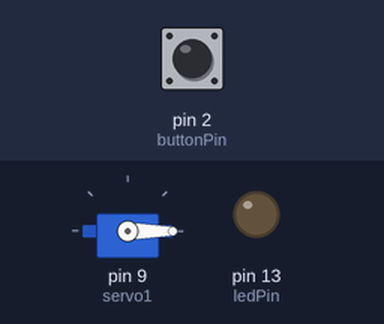
A sketch run on a simulated Arduino Uno, built with avr-gcc and run on an emulated ATmega328P. Shown: servo, output pins drawn as LEDs (lit = HIGH). The test bench sets the inputs (shaded band); at power-on: pin 2 (buttonPin) HIGH.

Above: at 6.8 s.
6.9 s: pin 2 (buttonPin) pulled LOW for 3 s
At 9.12 s:
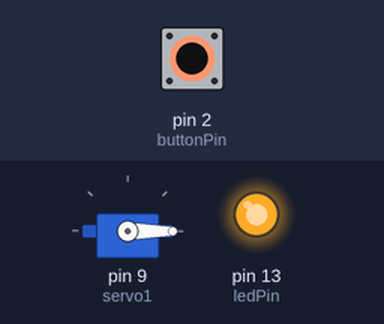
Timing chart, 0 to 15.3 s (numbered marks = the images above; inputs shaded):
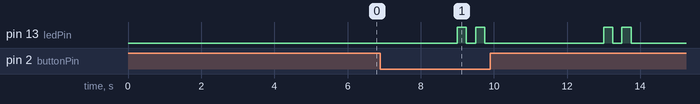

Measured:
- after the input at 6.9 s, pin 13 (ledPin): LOW → HIGH after 2.1 s, → LOW 0.25 s later, → HIGH 0.25 s later, → LOW 0.25 s later, … (8 changes in this stretch)

The sketch:

dogFeeder.ino
```cpp
#include <Servo.h> // servo library

const int buttonPin = 2;  // pushbutton 1 pin
const int ledPin =  13;    // LED pin
const int servoPin = 9;    // servo pin (hopefully)

// servo control object
Servo servo1;

// counter for button presses
short buttonPresses = 0;
// var for if has been programmed
bool programmed = false;
// var for if has been run
bool hasRun = false;


// put your setup code here, to run once:
void setup() {
  // Set up the pushbutton pins to be an input:
  pinMode(buttonPin, INPUT);
  // Set up the LED pin to be an output:
  pinMode(ledPin, OUTPUT);
  // attach servo!!
  servo1.attach(9);
}

void loop() {
  int buttonState;  // variables to hold the pushbutton states
  buttonState = digitalRead(buttonPin);

  // if button is being pressed
  if (buttonState == LOW){

    hasRun = false;
    digitalWrite(ledPin, HIGH);
    buttonPresses += 1;
    delay(250);
    digitalWrite(ledPin, LOW);
    delay(250);

    programmed = true;

  } // end "if (buttonState == LOW)"
  // if button is not being pushed
  else if (buttonState == HIGH){
    // reset servo arm position
    servo1.write(0);
    if (!hasRun){
      digitalWrite(ledPin, LOW);
      // delay to give below time to run
      delay(3000);
      if (programmed && (buttonState != LOW)){
        // blink once for each buttonPress
        for(short n = 0; n < buttonPresses; n += 1){
          digitalWrite(ledPin, HIGH);
          delay(250);
          digitalWrite(ledPin, LOW);
          delay(250);
        }

        // milliseconds * seconds/min * min/hour * hours (hours is buttonPresses)
        delay(1000UL*60*60*buttonPresses);

        // move the arm 180* back, then pull from 90* back to 180* three times
        for (int i=1; i <= 3; i +=1){
          for(int position = 0; position <= 225; position += 2){
                servo1.write(position);
                delay(10);
          }
        }
        hasRun = true;
      }

    }
    else if(hasRun){
      digitalWrite(ledPin, LOW);
      delay(4000);
      digitalWrite(ledPin, HIGH);
      delay(1000);
    }
  }//end else if (buttonState == HIGH)

}
```
